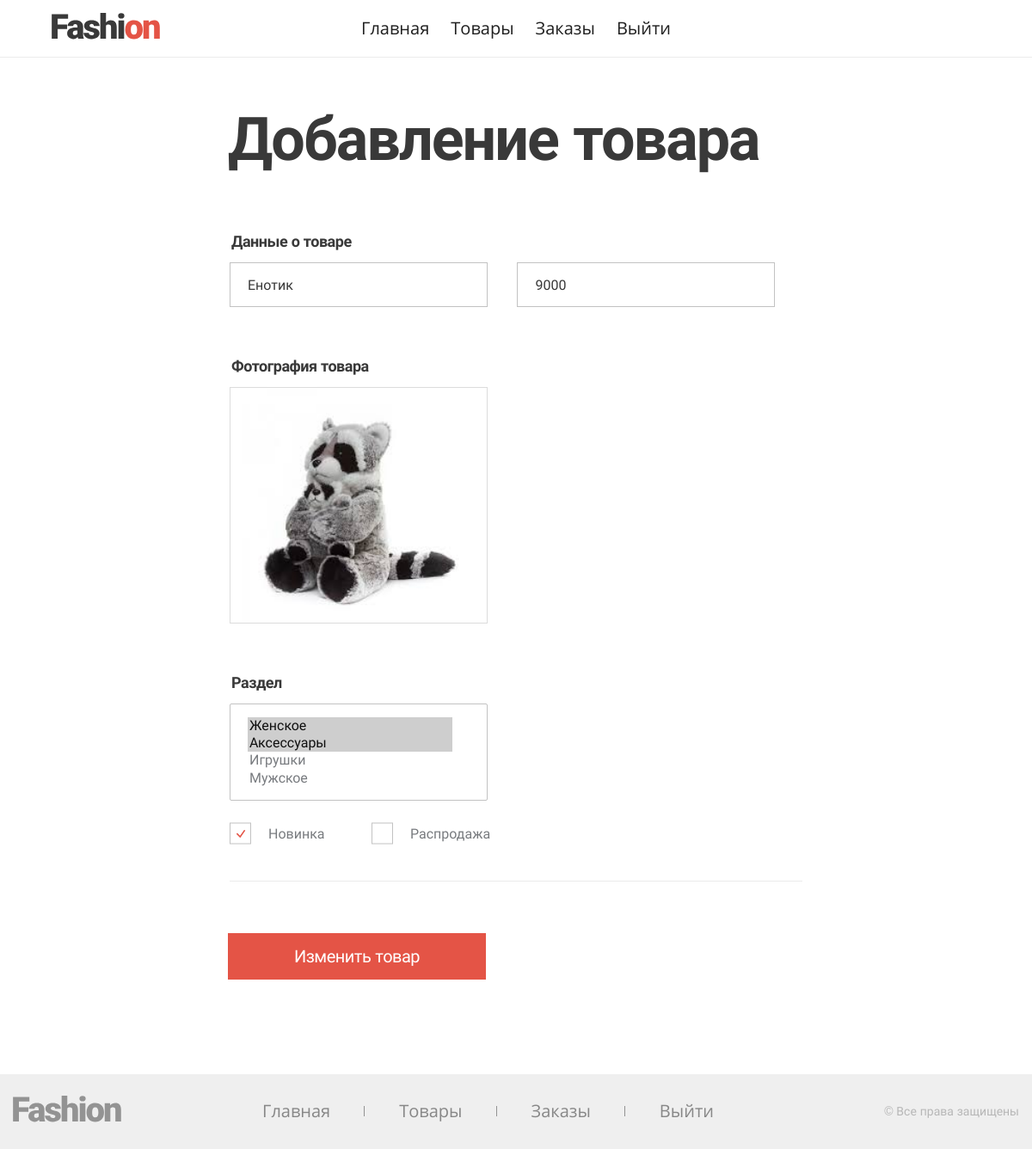
Page /edit?id=28 (signed in) on the committed database.
### tables this page shows
CREATE TABLE IF NOT EXISTS `products` (
  `id` int(11) NOT NULL AUTO_INCREMENT,
  `name` varchar(255) DEFAULT NULL,
  `price` decimal(10,0) DEFAULT NULL,
  `img_folder` varchar(255) NOT NULL,
  `is_new` tinyint(4) DEFAULT 0,
  `on_sale` tinyint(4) DEFAULT 0,
  `is_active` tinyint(4) NOT NULL DEFAULT 1,
  PRIMARY KEY (`id`)
);

### include/functions.php (called while the page is built, shortened)
<?php
function getProduct($dbh, $productId)
{
    $sth = $dbh->prepare('select * from products where id = :id');
    if ($sth->execute([':id' => $productId])) {
        $product = $sth->fetchAll();
        if (!empty($product)) {
            $product = $product[0];
            return $product;
        }
    }
    return false;
}
function getProductCategoriesForEdit($dbh, $productId)
{
    $sth = $dbh->prepare('
        select
            cat.id
        ,   cat.name
        ,	pr_cat.product_id
        from categories as cat
        left join product_category as pr_cat on
            cat.id = pr_cat.category_id
        and	pr_cat.product_id = :id
        where
            1 = 1
        and cat.id <> 1
        order by cat.id
    ');
    if ($sth->execute([':id' => $productId])) {
        $categories = $sth->fetchAll();
        if (!empty($categories)) {
            return $categories;
        }
    }
    return false;
}

### templates/add.php (the view, shortened to what this page needs)
<main class="page-add">
    <h1 class="h h--1">Добавление товара</h1>
    <form class="custom-form" action="#" method="post">
        <fieldset class="page-add__group custom-form__group">
            <legend class="page-add__small-title custom-form__title">Данные о товаре</legend>
            <label for="product-name" class="custom-form__input-wrapper page-add__first-wrapper">
                <input type="text" class="custom-form__input" name="product-name" id="product-name"
                       value="<?php echo isset($product['name']) ? $product['name'] : '' ?>">
            </label>
            <label for="product-price" class="custom-form__input-wrapper">
                <input type="text" class="custom-form__input" name="product-price" id="product-price"
                       value="<?php echo isset($product['price']) ? $product['price'] : '' ?>">
            </label>
        </fieldset>
        <fieldset class="page-add__group custom-form__group">
            <legend class="page-add__small-title custom-form__title">Фотография товара</legend>
            <ul class="add-list">
                <?php if (isset($product['img_folder'])): ?>
                    <li class="add-list__item add-list__item--active">
                        <img src="<?php echo $product['img_folder'] ?>">
                    </li>
                <?php endif; ?>
            </ul>
        </fieldset>
        <fieldset class="page-add__group custom-form__group">
            <legend class="page-add__small-title custom-form__title">Раздел</legend>
            <div class="page-add__select">
                <select name="category[]" class="custom-form__select" multiple="multiple" required>
                    <?php foreach ($categories as $category): ?>
                        <option value="<?= $category['id'] ?>" <?= isset($category['product_id']) ? 'selected' : '' ?>><?= $category['name'] ?></option>
                    <?php endforeach ?>
                </select>
            </div>
            <label for="new" class="custom-form__checkbox-label">Новинка</label>
            <label for="sale" class="custom-form__checkbox-label">Распродажа</label>
        </fieldset>
        <button class="button"
                type="submit"><?php echo(isset($_GET['id']) ? 'Изменить товар' : 'Добавить товар'); ?></button>
    </form>
</main>

### rows in the picture
products: product-name "Енотик", product-price "9000", img_folder (picture)

### other values in the picture
form field value "Женское ☑ / Аксессуары ☑ / Игрушки / Мужское"
